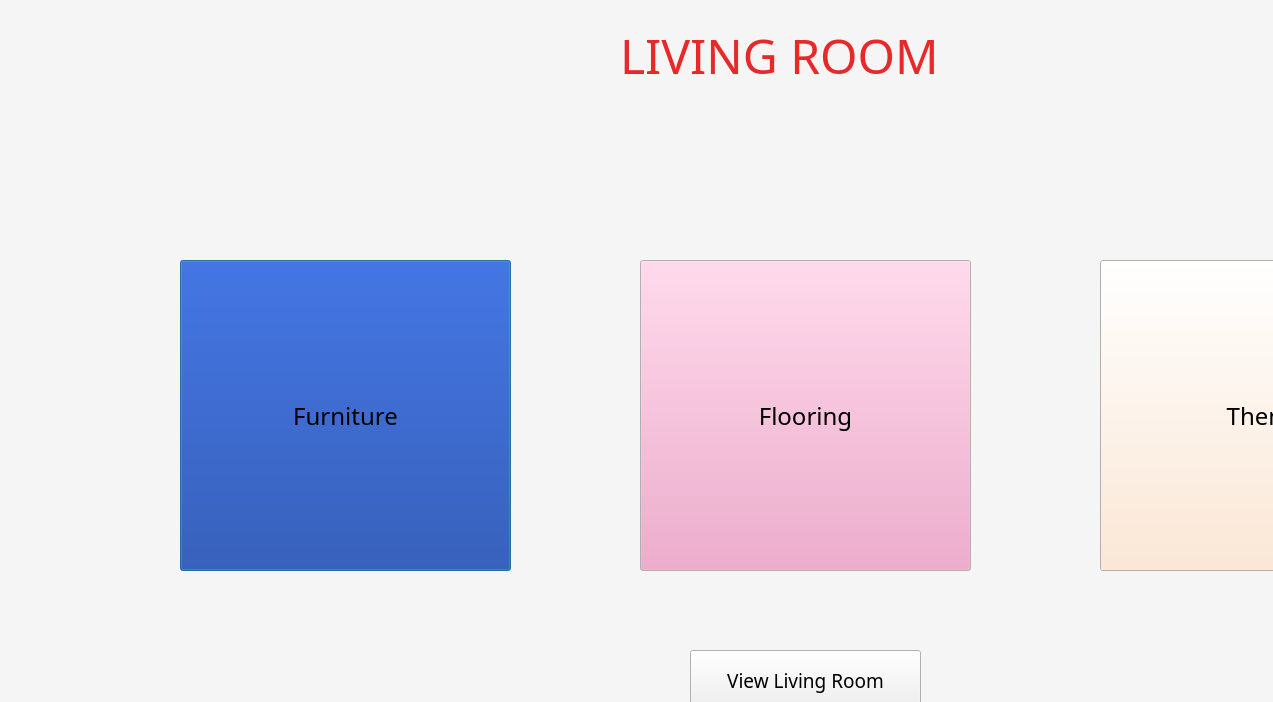
<?xml version="1.0" encoding="UTF-8"?>
<ui version="4.0">
 <class>LivingroomDesign</class>
 <widget class="QDialog" name="LivingroomDesign">
  <property name="geometry">
   <rect>
    <x>0</x>
    <y>0</y>
    <width>1273</width>
    <height>702</height>
   </rect>
  </property>
  <property name="palette">
   <palette>
    <active>
     <colorrole role="Window">
      <brush brushstyle="SolidPattern">
       <color alpha="255">
        <red>246</red>
        <green>245</green>
        <blue>245</blue>
       </color>
      </brush>
     </colorrole>
    </active>
    <inactive>
     <colorrole role="Window">
      <brush brushstyle="SolidPattern">
       <color alpha="255">
        <red>246</red>
        <green>245</green>
        <blue>245</blue>
       </color>
      </brush>
     </colorrole>
    </inactive>
    <disabled>
     <colorrole role="Base">
      <brush brushstyle="SolidPattern">
       <color alpha="255">
        <red>246</red>
        <green>245</green>
        <blue>245</blue>
       </color>
      </brush>
     </colorrole>
     <colorrole role="Window">
      <brush brushstyle="SolidPattern">
       <color alpha="255">
        <red>246</red>
        <green>245</green>
        <blue>245</blue>
       </color>
      </brush>
     </colorrole>
    </disabled>
   </palette>
  </property>
  <property name="windowTitle">
   <string>Dialog</string>
  </property>
  <widget class="QLabel" name="llabel">
   <property name="geometry">
    <rect>
     <x>620</x>
     <y>30</y>
     <width>361</width>
     <height>51</height>
    </rect>
   </property>
   <property name="palette">
    <palette>
     <active>
      <colorrole role="WindowText">
       <brush brushstyle="SolidPattern">
        <color alpha="255">
         <red>231</red>
         <green>41</green>
         <blue>41</blue>
        </color>
       </brush>
      </colorrole>
     </active>
     <inactive>
      <colorrole role="WindowText">
       <brush brushstyle="SolidPattern">
        <color alpha="255">
         <red>231</red>
         <green>41</green>
         <blue>41</blue>
        </color>
       </brush>
      </colorrole>
     </inactive>
     <disabled/>
    </palette>
   </property>
   <property name="font">
    <font>
     <family>Britannic Bold</family>
     <pointsize>36</pointsize>
    </font>
   </property>
   <property name="text">
    <string>LIVING ROOM</string>
   </property>
  </widget>
  <widget class="QPushButton" name="lfurbtn">
   <property name="geometry">
    <rect>
     <x>180</x>
     <y>260</y>
     <width>331</width>
     <height>311</height>
    </rect>
   </property>
   <property name="palette">
    <palette>
     <active>
      <colorrole role="Button">
       <brush brushstyle="SolidPattern">
        <color alpha="255">
         <red>12</red>
         <green>53</green>
         <blue>158</blue>
        </color>
       </brush>
      </colorrole>
     </active>
     <inactive>
      <colorrole role="Button">
       <brush brushstyle="SolidPattern">
        <color alpha="255">
         <red>12</red>
         <green>53</green>
         <blue>158</blue>
        </color>
       </brush>
      </colorrole>
     </inactive>
     <disabled>
      <colorrole role="Button">
       <brush brushstyle="SolidPattern">
        <color alpha="255">
         <red>12</red>
         <green>53</green>
         <blue>158</blue>
        </color>
       </brush>
      </colorrole>
     </disabled>
    </palette>
   </property>
   <property name="font">
    <font>
     <family>Cooper Black</family>
     <pointsize>18</pointsize>
    </font>
   </property>
   <property name="text">
    <string>Furniture</string>
   </property>
  </widget>
  <widget class="QPushButton" name="lfloorbtn">
   <property name="geometry">
    <rect>
     <x>640</x>
     <y>260</y>
     <width>331</width>
     <height>311</height>
    </rect>
   </property>
   <property name="palette">
    <palette>
     <active>
      <colorrole role="Button">
       <brush brushstyle="SolidPattern">
        <color alpha="255">
         <red>238</red>
         <green>153</green>
         <blue>194</blue>
        </color>
       </brush>
      </colorrole>
     </active>
     <inactive>
      <colorrole role="Button">
       <brush brushstyle="SolidPattern">
        <color alpha="255">
         <red>238</red>
         <green>153</green>
         <blue>194</blue>
        </color>
       </brush>
      </colorrole>
     </inactive>
     <disabled>
      <colorrole role="Button">
       <brush brushstyle="SolidPattern">
        <color alpha="255">
         <red>238</red>
         <green>153</green>
         <blue>194</blue>
        </color>
       </brush>
      </colorrole>
     </disabled>
    </palette>
   </property>
   <property name="font">
    <font>
     <family>Cooper Black</family>
     <pointsize>18</pointsize>
    </font>
   </property>
   <property name="cursor">
    <cursorShape>PointingHandCursor</cursorShape>
   </property>
   <property name="text">
    <string>Flooring</string>
   </property>
  </widget>
  <widget class="QPushButton" name="lthemebtn">
   <property name="geometry">
    <rect>
     <x>1100</x>
     <y>260</y>
     <width>331</width>
     <height>311</height>
    </rect>
   </property>
   <property name="palette">
    <palette>
     <active>
      <colorrole role="Button">
       <brush brushstyle="SolidPattern">
        <color alpha="255">
         <red>255</red>
         <green>227</green>
         <blue>202</blue>
        </color>
       </brush>
      </colorrole>
     </active>
     <inactive>
      <colorrole role="Button">
       <brush brushstyle="SolidPattern">
        <color alpha="255">
         <red>255</red>
         <green>227</green>
         <blue>202</blue>
        </color>
       </brush>
      </colorrole>
     </inactive>
     <disabled>
      <colorrole role="Button">
       <brush brushstyle="SolidPattern">
        <color alpha="255">
         <red>255</red>
         <green>227</green>
         <blue>202</blue>
        </color>
       </brush>
      </colorrole>
     </disabled>
    </palette>
   </property>
   <property name="font">
    <font>
     <family>Cooper Black</family>
     <pointsize>18</pointsize>
    </font>
   </property>
   <property name="text">
    <string>Theme</string>
   </property>
  </widget>
  <widget class="QPushButton" name="viewbtn">
   <property name="geometry">
    <rect>
     <x>690</x>
     <y>650</y>
     <width>231</width>
     <height>61</height>
    </rect>
   </property>
   <property name="font">
    <font>
     <family>Cooper Black</family>
     <pointsize>14</pointsize>
    </font>
   </property>
   <property name="text">
    <string>View Living Room</string>
   </property>
  </widget>
 </widget>
 <resources/>
 <connections/>
</ui>
